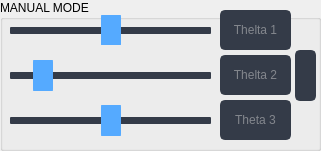
   <widget class="QGroupBox" name="adjust_thelta">
    <property name="geometry">
     <rect>
      <x>10</x>
      <y>540</y>
      <width>321</width>
      <height>151</height>
     </rect>
    </property>
    <property name="font">
     <font>
      <family>Segoe UI</family>
     </font>
    </property>
    <property name="styleSheet">
     <string notr="true">QGroupBox{border:2px solid gray;border-radius:5px;margin-top: 1ex;color: ;background-color: transparent;} QGroupBox::title{subcontrol-origin: margin;subcontrol-position:top left;padding:0 3px;}
color: rgb(0, 0, 0);
font: 12pt &quot;Segoe UI&quot;;</string>
    </property>
    <property name="title">
     <string>MANUAL MODE</string>
    </property>
    <widget class="QLineEdit" name="the1_set">
     <property name="geometry">
      <rect>
       <x>220</x>
       <y>10</y>
       <width>71</width>
       <height>40</height>
      </rect>
     </property>
     <property name="minimumSize">
      <size>
       <width>0</width>
       <height>30</height>
      </size>
     </property>
     <property name="palette">
      <palette>
       <active>
        <colorrole role="WindowText">
         <brush brushstyle="SolidPattern">
          <color alpha="255">
           <red>210</red>
           <green>210</green>
           <blue>210</blue>
          </color>
         </brush>
        </colorrole>
        <colorrole role="Button">
         <brush brushstyle="SolidPattern">
          <color alpha="255">
           <red>52</red>
           <green>59</green>
           <blue>72</blue>
          </color>
         </brush>
        </colorrole>
        <colorrole role="Text">
         <brush brushstyle="SolidPattern">
          <color alpha="255">
           <red>210</red>
           <green>210</green>
           <blue>210</blue>
          </color>
         </brush>
        </colorrole>
        <colorrole role="ButtonText">
         <brush brushstyle="SolidPattern">
          <color alpha="255">
           <red>210</red>
           <green>210</green>
           <blue>210</blue>
          </color>
         </brush>
        </colorrole>
        <colorrole role="Base">
         <brush brushstyle="SolidPattern">
          <color alpha="255">
           <red>52</red>
           <green>59</green>
           <blue>72</blue>
          </color>
         </brush>
        </colorrole>
        <colorrole role="Window">
         <brush brushstyle="SolidPattern">
          <color alpha="255">
           <red>52</red>
           <green>59</green>
           <blue>72</blue>
          </color>
         </brush>
        </colorrole>
       </active>
       <inactive>
        <colorrole role="WindowText">
         <brush brushstyle="SolidPattern">
          <color alpha="255">
           <red>210</red>
           <green>210</green>
           <blue>210</blue>
          </color>
         </brush>
        </colorrole>
        <colorrole role="Button">
         <brush brushstyle="SolidPattern">
          <color alpha="255">
           <red>52</red>
           <green>59</green>
           <blue>72</blue>
          </color>
         </brush>
        </colorrole>
        <colorrole role="Text">
         <brush brushstyle="SolidPattern">
          <color alpha="255">
           <red>210</red>
           <green>210</green>
           <blue>210</blue>
          </color>
         </brush>
        </colorrole>
        <colorrole role="ButtonText">
         <brush brushstyle="SolidPattern">
          <color alpha="255">
           <red>210</red>
           <green>210</green>
           <blue>210</blue>
          </color>
         </brush>
        </colorrole>
        <colorrole role="Base">
         <brush brushstyle="SolidPattern">
          <color alpha="255">
           <red>52</red>
           <green>59</green>
           <blue>72</blue>
          </color>
         </brush>
        </colorrole>
        <colorrole role="Window">
         <brush brushstyle="SolidPattern">
          <color alpha="255">
           <red>52</red>
           <green>59</green>
           <blue>72</blue>
          </color>
         </brush>
        </colorrole>
       </inactive>
       <disabled>
        <colorrole role="WindowText">
         <brush brushstyle="SolidPattern">
          <color alpha="255">
           <red>210</red>
           <green>210</green>
           <blue>210</blue>
          </color>
         </brush>
        </colorrole>
        <colorrole role="Button">
         <brush brushstyle="SolidPattern">
          <color alpha="255">
           <red>52</red>
           <green>59</green>
           <blue>72</blue>
          </color>
         </brush>
        </colorrole>
        <colorrole role="Text">
         <brush brushstyle="SolidPattern">
          <color alpha="255">
           <red>210</red>
           <green>210</green>
           <blue>210</blue>
          </color>
         </brush>
        </colorrole>
        <colorrole role="ButtonText">
         <brush brushstyle="SolidPattern">
          <color alpha="255">
           <red>210</red>
           <green>210</green>
           <blue>210</blue>
          </color>
         </brush>
        </colorrole>
        <colorrole role="Base">
         <brush brushstyle="SolidPattern">
          <color alpha="255">
           <red>52</red>
           <green>59</green>
           <blue>72</blue>
          </color>
         </brush>
        </colorrole>
        <colorrole role="Window">
         <brush brushstyle="SolidPattern">
          <color alpha="255">
           <red>52</red>
           <green>59</green>
           <blue>72</blue>
          </color>
         </brush>
        </colorrole>
       </disabled>
      </palette>
     </property>
     <property name="font">
      <font>
       <family>Segoe UI</family>
       <pointsize>9</pointsize>
      </font>
     </property>
     <property name="styleSheet">
      <string notr="true">QLineEdit {
	background-color: rgb(52, 59, 72);
	border-radius: 5px;
	border: 2px solid rgb(52, 59, 72);
}
QLineEdit:hover {
	border: 2px solid rgb(64, 71, 88);
	background-color:rgb(27, 29, 35);
}
QLineEdit:focus {
	border: 2px solid rgb(91, 101, 124);
}</string>
     </property>
     <property name="text">
      <string/>
     </property>
     <property name="alignment">
      <set>Qt::AlignCenter</set>
     </property>
     <property name="readOnly">
      <bool>false</bool>
     </property>
     <property name="placeholderText">
      <string>Thelta 1</string>
     </property>
    </widget>
    <widget class="QLineEdit" name="the2_set">
     <property name="geometry">
      <rect>
       <x>220</x>
       <y>55</y>
       <width>71</width>
       <height>40</height>
      </rect>
     </property>
     <property name="minimumSize">
      <size>
       <width>0</width>
       <height>30</height>
      </size>
     </property>
     <property name="palette">
      <palette>
       <active>
        <colorrole role="WindowText">
         <brush brushstyle="SolidPattern">
          <color alpha="255">
           <red>210</red>
           <green>210</green>
           <blue>210</blue>
          </color>
         </brush>
        </colorrole>
        <colorrole role="Button">
         <brush brushstyle="SolidPattern">
          <color alpha="255">
           <red>52</red>
           <green>59</green>
           <blue>72</blue>
          </color>
         </brush>
        </colorrole>
        <colorrole role="Text">
         <brush brushstyle="SolidPattern">
          <color alpha="255">
           <red>210</red>
           <green>210</green>
           <blue>210</blue>
          </color>
         </brush>
        </colorrole>
        <colorrole role="ButtonText">
         <brush brushstyle="SolidPattern">
          <color alpha="255">
           <red>210</red>
           <green>210</green>
           <blue>210</blue>
          </color>
         </brush>
        </colorrole>
        <colorrole role="Base">
         <brush brushstyle="SolidPattern">
          <color alpha="255">
           <red>52</red>
           <green>59</green>
           <blue>72</blue>
          </color>
         </brush>
        </colorrole>
        <colorrole role="Window">
         <brush brushstyle="SolidPattern">
          <color alpha="255">
           <red>52</red>
           <green>59</green>
           <blue>72</blue>
          </color>
         </brush>
        </colorrole>
       </active>
       <inactive>
        <colorrole role="WindowText">
         <brush brushstyle="SolidPattern">
          <color alpha="255">
           <red>210</red>
           <green>210</green>
           <blue>210</blue>
          </color>
         </brush>
        </colorrole>
        <colorrole role="Button">
         <brush brushstyle="SolidPattern">
          <color alpha="255">
           <red>52</red>
           <green>59</green>
           <blue>72</blue>
          </color>
         </brush>
        </colorrole>
        <colorrole role="Text">
         <brush brushstyle="SolidPattern">
          <color alpha="255">
           <red>210</red>
           <green>210</green>
           <blue>210</blue>
          </color>
         </brush>
        </colorrole>
        <colorrole role="ButtonText">
         <brush brushstyle="SolidPattern">
          <color alpha="255">
           <red>210</red>
           <green>210</green>
           <blue>210</blue>
          </color>
         </brush>
        </colorrole>
        <colorrole role="Base">
         <brush brushstyle="SolidPattern">
          <color alpha="255">
           <red>52</red>
           <green>59</green>
           <blue>72</blue>
          </color>
         </brush>
        </colorrole>
        <colorrole role="Window">
         <brush brushstyle="SolidPattern">
          <color alpha="255">
           <red>52</red>
           <green>59</green>
           <blue>72</blue>
          </color>
         </brush>
        </colorrole>
       </inactive>
       <disabled>
        <colorrole role="WindowText">
         <brush brushstyle="SolidPattern">
          <color alpha="255">
           <red>210</red>
           <green>210</green>
           <blue>210</blue>
          </color>
         </brush>
        </colorrole>
        <colorrole role="Button">
         <brush brushstyle="SolidPattern">
          <color alpha="255">
           <red>52</red>
           <green>59</green>
           <blue>72</blue>
          </color>
         </brush>
        </colorrole>
        <colorrole role="Text">
         <brush brushstyle="SolidPattern">
          <color alpha="255">
           <red>210</red>
           <green>210</green>
           <blue>210</blue>
          </color>
         </brush>
        </colorrole>
        <colorrole role="ButtonText">
         <brush brushstyle="SolidPattern">
          <color alpha="255">
           <red>210</red>
           <green>210</green>
           <blue>210</blue>
          </color>
         </brush>
        </colorrole>
        <colorrole role="Base">
         <brush brushstyle="SolidPattern">
          <color alpha="255">
           <red>52</red>
           <green>59</green>
           <blue>72</blue>
          </color>
         </brush>
        </colorrole>
        <colorrole role="Window">
         <brush brushstyle="SolidPattern">
          <color alpha="255">
           <red>52</red>
           <green>59</green>
           <blue>72</blue>
          </color>
         </brush>
        </colorrole>
       </disabled>
      </palette>
     </property>
     <property name="font">
      <font>
       <family>Segoe UI</family>
       <pointsize>9</pointsize>
      </font>
     </property>
     <property name="styleSheet">
      <string notr="true">QLineEdit {
	background-color: rgb(52, 59, 72);
	border-radius: 5px;
	border: 2px solid rgb(52, 59, 72);
}
QLineEdit:hover {
	border: 2px solid rgb(64, 71, 88);
	background-color: rgb(27, 29, 35);
}
QLineEdit:focus {
	border: 2px solid rgb(91, 101, 124);
}</string>
     </property>
     <property name="text">
      <string/>
     </property>
     <property name="alignment">
      <set>Qt::AlignCenter</set>
     </property>
     <property name="readOnly">
      <bool>false</bool>
     </property>
     <property name="placeholderText">
      <string>Thelta 2</string>
     </property>
    </widget>
    <widget class="QLineEdit" name="the3_set">
     <property name="geometry">
      <rect>
       <x>220</x>
       <y>100</y>
       <width>71</width>
       <height>40</height>
      </rect>
     </property>
     <property name="minimumSize">
      <size>
       <width>0</width>
       <height>30</height>
      </size>
     </property>
     <property name="palette">
      <palette>
       <active>
        <colorrole role="WindowText">
         <brush brushstyle="SolidPattern">
          <color alpha="255">
           <red>210</red>
           <green>210</green>
           <blue>210</blue>
          </color>
         </brush>
        </colorrole>
        <colorrole role="Button">
         <brush brushstyle="SolidPattern">
          <color alpha="255">
           <red>52</red>
           <green>59</green>
           <blue>72</blue>
          </color>
         </brush>
        </colorrole>
        <colorrole role="Text">
         <brush brushstyle="SolidPattern">
          <color alpha="255">
           <red>210</red>
           <green>210</green>
           <blue>210</blue>
          </color>
         </brush>
        </colorrole>
        <colorrole role="ButtonText">
         <brush brushstyle="SolidPattern">
          <color alpha="255">
           <red>210</red>
           <green>210</green>
           <blue>210</blue>
          </color>
         </brush>
        </colorrole>
        <colorrole role="Base">
         <brush brushstyle="SolidPattern">
          <color alpha="255">
           <red>52</red>
           <green>59</green>
           <blue>72</blue>
          </color>
         </brush>
        </colorrole>
        <colorrole role="Window">
         <brush brushstyle="SolidPattern">
          <color alpha="255">
           <red>52</red>
           <green>59</green>
           <blue>72</blue>
          </color>
         </brush>
        </colorrole>
       </active>
       <inactive>
        <colorrole role="WindowText">
         <brush brushstyle="SolidPattern">
          <color alpha="255">
           <red>210</red>
           <green>210</green>
           <blue>210</blue>
          </color>
         </brush>
        </colorrole>
        <colorrole role="Button">
         <brush brushstyle="SolidPattern">
          <color alpha="255">
           <red>52</red>
           <green>59</green>
           <blue>72</blue>
          </color>
         </brush>
        </colorrole>
        <colorrole role="Text">
         <brush brushstyle="SolidPattern">
          <color alpha="255">
           <red>210</red>
           <green>210</green>
           <blue>210</blue>
          </color>
         </brush>
        </colorrole>
        <colorrole role="ButtonText">
         <brush brushstyle="SolidPattern">
          <color alpha="255">
           <red>210</red>
           <green>210</green>
           <blue>210</blue>
          </color>
         </brush>
        </colorrole>
        <colorrole role="Base">
         <brush brushstyle="SolidPattern">
          <color alpha="255">
           <red>52</red>
           <green>59</green>
           <blue>72</blue>
          </color>
         </brush>
        </colorrole>
        <colorrole role="Window">
         <brush brushstyle="SolidPattern">
          <color alpha="255">
           <red>52</red>
           <green>59</green>
           <blue>72</blue>
          </color>
         </brush>
        </colorrole>
       </inactive>
       <disabled>
        <colorrole role="WindowText">
         <brush brushstyle="SolidPattern">
          <color alpha="255">
           <red>210</red>
           <green>210</green>
           <blue>210</blue>
          </color>
         </brush>
        </colorrole>
        <colorrole role="Button">
         <brush brushstyle="SolidPattern">
          <color alpha="255">
           <red>52</red>
           <green>59</green>
           <blue>72</blue>
          </color>
         </brush>
        </colorrole>
        <colorrole role="Text">
         <brush brushstyle="SolidPattern">
          <color alpha="255">
           <red>210</red>
           <green>210</green>
           <blue>210</blue>
          </color>
         </brush>
        </colorrole>
        <colorrole role="ButtonText">
         <brush brushstyle="SolidPattern">
          <color alpha="255">
           <red>210</red>
           <green>210</green>
           <blue>210</blue>
          </color>
         </brush>
        </colorrole>
        <colorrole role="Base">
         <brush brushstyle="SolidPattern">
          <color alpha="255">
           <red>52</red>
           <green>59</green>
           <blue>72</blue>
          </color>
         </brush>
        </colorrole>
        <colorrole role="Window">
         <brush brushstyle="SolidPattern">
          <color alpha="255">
           <red>52</red>
           <green>59</green>
           <blue>72</blue>
          </color>
         </brush>
        </colorrole>
       </disabled>
      </palette>
     </property>
     <property name="font">
      <font>
       <family>Segoe UI</family>
       <pointsize>9</pointsize>
      </font>
     </property>
     <property name="styleSheet">
      <string notr="true">QLineEdit {
	background-color: rgb(52, 59, 72);
	border-radius: 5px;
	border: 2px solid rgb(52, 59, 72);
}
QLineEdit:hover {
	border: 2px solid rgb(64, 71, 88);
	background-color:rgb(27, 29, 35);
}
QLineEdit:focus {
	border: 2px solid rgb(91, 101, 124);
}</string>
     </property>
     <property name="text">
      <string/>
     </property>
     <property name="alignment">
      <set>Qt::AlignCenter</set>
     </property>
     <property name="readOnly">
      <bool>false</bool>
     </property>
     <property name="placeholderText">
      <string>Theta 3</string>
     </property>
    </widget>
    <widget class="QSlider" name="the1_adjust">
     <property name="geometry">
      <rect>
       <x>10</x>
       <y>15</y>
       <width>201</width>
       <height>30</height>
      </rect>
     </property>
     <property name="sizePolicy">
      <sizepolicy hsizetype="Expanding" vsizetype="Expanding">
       <horstretch>0</horstretch>
       <verstretch>0</verstretch>
      </sizepolicy>
     </property>
     <property name="minimumSize">
      <size>
       <width>30</width>
       <height>30</height>
      </size>
     </property>
     <property name="styleSheet">
      <string notr="true">/* QSlider --------------------------------------  */
QSlider::groove:horizontal {
    border-radius: 1px;
    height: 7px;
    margin: 0px;
    background-color:  rgb(52, 59, 72);
}
QSlider::groove:horizontal:hover {
    background-color:  rgb(22, 22, 22);
}
QSlider::handle:horizontal {
    background-color: rgb(85, 170, 255);
    border: none;
    height: 20px;
    width: 20px;
    margin: -20px 0;
    border-radius: 10px;
    padding: -10px 0px;
}
QSlider::handle:horizontal:hover {
    background-color: rgb(155, 180, 255);
}
QSlider::handle:horizontal:pressed {
    background-color: rgb(155, 180, 255);
}</string>
     </property>
     <property name="minimum">
      <number>-135</number>
     </property>
     <property name="maximum">
      <number>135</number>
     </property>
     <property name="pageStep">
      <number>1</number>
     </property>
     <property name="orientation">
      <enum>Qt::Horizontal</enum>
     </property>
     <property name="invertedAppearance">
      <bool>false</bool>
     </property>
     <property name="invertedControls">
      <bool>false</bool>
     </property>
     <property name="tickPosition">
      <enum>QSlider::NoTicks</enum>
     </property>
     <property name="tickInterval">
      <number>1</number>
     </property>
    </widget>
    <widget class="QSlider" name="the2_adjust">
     <property name="geometry">
      <rect>
       <x>10</x>
       <y>60</y>
       <width>201</width>
       <height>31</height>
      </rect>
     </property>
     <property name="sizePolicy">
      <sizepolicy hsizetype="Expanding" vsizetype="Expanding">
       <horstretch>0</horstretch>
       <verstretch>0</verstretch>
      </sizepolicy>
     </property>
     <property name="minimumSize">
      <size>
       <width>30</width>
       <height>30</height>
      </size>
     </property>
     <property name="styleSheet">
      <string notr="true">/* QSlider --------------------------------------  */
QSlider::groove:horizontal {
    border-radius: 1px;
    height: 7px;
    margin: 0px;
    background-color: rgb(52, 59, 72);
}
QSlider::groove:horizontal:hover {
    background-color:rgb(0, 0, 0);
}
QSlider::handle:horizontal {
    background-color: rgb(85, 170, 255);
    border: none;
    height: 20px;
    width: 20px;
    margin: -20px 0;
    border-radius: 10px;
    padding: -10px 0px;
}
QSlider::handle:horizontal:hover {
    background-color: rgb(155, 180, 255);
}
QSlider::handle:horizontal:pressed {
    background-color:  rgb(155, 180, 255);
}</string>
     </property>
     <property name="minimum">
      <number>-25</number>
     </property>
     <property name="maximum">
      <number>170</number>
     </property>
     <property name="pageStep">
      <number>1</number>
     </property>
     <property name="orientation">
      <enum>Qt::Horizontal</enum>
     </property>
     <property name="invertedAppearance">
      <bool>false</bool>
     </property>
     <property name="invertedControls">
      <bool>false</bool>
     </property>
     <property name="tickPosition">
      <enum>QSlider::TicksBelow</enum>
     </property>
     <property name="tickInterval">
      <number>1</number>
     </property>
    </widget>
    <widget class="QSlider" name="the3_adjust">
     <property name="geometry">
      <rect>
       <x>10</x>
       <y>105</y>
       <width>201</width>
       <height>31</height>
      </rect>
     </property>
     <property name="sizePolicy">
      <sizepolicy hsizetype="Expanding" vsizetype="Expanding">
       <horstretch>0</horstretch>
       <verstretch>0</verstretch>
      </sizepolicy>
     </property>
     <property name="minimumSize">
      <size>
       <width>30</width>
       <height>30</height>
      </size>
     </property>
     <property name="styleSheet">
      <string notr="true">/* QSlider --------------------------------------  */
QSlider::groove:horizontal {
    border-radius: 1px;
    height: 7px;
    margin: 0px;
    background-color: rgb(52, 59, 72);
}
QSlider::groove:horizontal:hover {
    background-color: rgb(0, 0, 0);
}
QSlider::handle:horizontal {
    background-color: rgb(85, 170, 255);
    border: none;
    height: 20px;
    width: 20px;
    margin: -20px 0;
    border-radius: 10px;
    padding: -10px 0px;
}
QSlider::handle:horizontal:hover {
    background-color: rgb(155, 180, 255);
}
QSlider::handle:horizontal:pressed {
    background-color: rgb(155, 180, 255);
}</string>
     </property>
     <property name="minimum">
      <number>-100</number>
     </property>
     <property name="maximum">
      <number>100</number>
     </property>
     <property name="pageStep">
      <number>1</number>
     </property>
     <property name="orientation">
      <enum>Qt::Horizontal</enum>
     </property>
     <property name="invertedAppearance">
      <bool>false</bool>
     </property>
     <property name="invertedControls">
      <bool>false</bool>
     </property>
     <property name="tickPosition">
      <enum>QSlider::TicksBelow</enum>
     </property>
     <property name="tickInterval">
      <number>1</number>
     </property>
    </widget>
    <widget class="QPushButton" name="btn_sending_fk">
     <property name="geometry">
      <rect>
       <x>295</x>
       <y>50</y>
       <width>21</width>
       <height>51</height>
      </rect>
     </property>
     <property name="sizePolicy">
      <sizepolicy hsizetype="Fixed" vsizetype="Fixed">
       <horstretch>0</horstretch>
       <verstretch>0</verstretch>
      </sizepolicy>
     </property>
     <property name="minimumSize">
      <size>
       <width>0</width>
       <height>0</height>
      </size>
     </property>
     <property name="palette">
      <palette>
       <active>
        <colorrole role="WindowText">
         <brush brushstyle="SolidPattern">
          <color alpha="255">
           <red>210</red>
           <green>210</green>
           <blue>210</blue>
          </color>
         </brush>
        </colorrole>
        <colorrole role="Button">
         <brush brushstyle="SolidPattern">
          <color alpha="255">
           <red>52</red>
           <green>59</green>
           <blue>72</blue>
          </color>
         </brush>
        </colorrole>
        <colorrole role="Text">
         <brush brushstyle="SolidPattern">
          <color alpha="255">
           <red>210</red>
           <green>210</green>
           <blue>210</blue>
          </color>
         </brush>
        </colorrole>
        <colorrole role="ButtonText">
         <brush brushstyle="SolidPattern">
          <color alpha="255">
           <red>210</red>
           <green>210</green>
           <blue>210</blue>
          </color>
         </brush>
        </colorrole>
        <colorrole role="Base">
         <brush brushstyle="SolidPattern">
          <color alpha="255">
           <red>52</red>
           <green>59</green>
           <blue>72</blue>
          </color>
         </brush>
        </colorrole>
        <colorrole role="Window">
         <brush brushstyle="SolidPattern">
          <color alpha="255">
           <red>52</red>
           <green>59</green>
           <blue>72</blue>
          </color>
         </brush>
        </colorrole>
       </active>
       <inactive>
        <colorrole role="WindowText">
         <brush brushstyle="SolidPattern">
          <color alpha="255">
           <red>210</red>
           <green>210</green>
           <blue>210</blue>
          </color>
         </brush>
        </colorrole>
        <colorrole role="Button">
         <brush brushstyle="SolidPattern">
          <color alpha="255">
           <red>52</red>
           <green>59</green>
           <blue>72</blue>
          </color>
         </brush>
        </colorrole>
        <colorrole role="Text">
         <brush brushstyle="SolidPattern">
          <color alpha="255">
           <red>210</red>
           <green>210</green>
           <blue>210</blue>
          </color>
         </brush>
        </colorrole>
        <colorrole role="ButtonText">
         <brush brushstyle="SolidPattern">
          <color alpha="255">
           <red>210</red>
           <green>210</green>
           <blue>210</blue>
          </color>
         </brush>
        </colorrole>
        <colorrole role="Base">
         <brush brushstyle="SolidPattern">
          <color alpha="255">
           <red>52</red>
           <green>59</green>
           <blue>72</blue>
          </color>
         </brush>
        </colorrole>
        <colorrole role="Window">
         <brush brushstyle="SolidPattern">
          <color alpha="255">
           <red>52</red>
           <green>59</green>
           <blue>72</blue>
          </color>
         </brush>
        </colorrole>
       </inactive>
       <disabled>
        <colorrole role="WindowText">
         <brush brushstyle="SolidPattern">
          <color alpha="255">
           <red>210</red>
           <green>210</green>
           <blue>210</blue>
          </color>
         </brush>
        </colorrole>
        <colorrole role="Button">
         <brush brushstyle="SolidPattern">
          <color alpha="255">
           <red>52</red>
           <green>59</green>
           <blue>72</blue>
          </color>
         </brush>
        </colorrole>
        <colorrole role="Text">
         <brush brushstyle="SolidPattern">
          <color alpha="255">
           <red>210</red>
           <green>210</green>
           <blue>210</blue>
          </color>
         </brush>
        </colorrole>
        <colorrole role="ButtonText">
         <brush brushstyle="SolidPattern">
          <color alpha="255">
           <red>210</red>
           <green>210</green>
           <blue>210</blue>
          </color>
         </brush>
        </colorrole>
        <colorrole role="Base">
         <brush brushstyle="SolidPattern">
          <color alpha="255">
           <red>52</red>
           <green>59</green>
           <blue>72</blue>
          </color>
         </brush>
        </colorrole>
        <colorrole role="Window">
         <brush brushstyle="SolidPattern">
          <color alpha="255">
           <red>52</red>
           <green>59</green>
           <blue>72</blue>
          </color>
         </brush>
        </colorrole>
       </disabled>
      </palette>
     </property>
     <property name="font">
      <font>
       <family>Segoe UI</family>
       <pointsize>9</pointsize>
      </font>
     </property>
     <property name="styleSheet">
      <string notr="true">QPushButton {
	border: 2px solid rgb(52, 59, 72);
	border-radius: 5px;	
	background-color: rgb(52, 59, 72);
}
QPushButton:hover {
	background-color: rgb(85, 170, 255);	
	border: 2px solid rgb(85, 170, 255);	
border-radius: 5px;	
}
QPushButton:pressed {	
	background-color: rgb(35, 40, 49);
	border: 2px solid rgb(43, 50, 61);
}</string>
     </property>
     <property name="text">
      <string/>
     </property>
     <property name="icon">
      <iconset>
       <normaloff>icons/20x20/cil-media-play.png</normaloff>icons/20x20/cil-media-play.png</iconset>
     </property>
    </widget>
   </widget>
